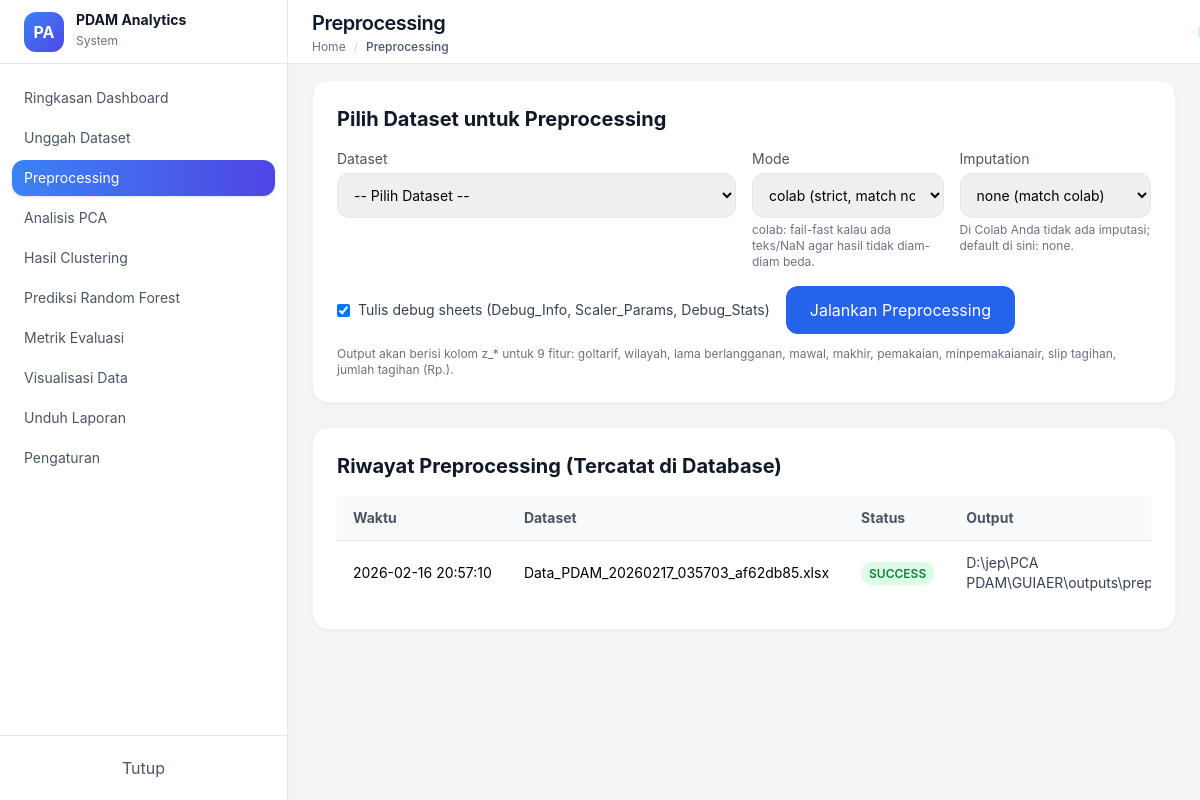
/preprocessing/, run on an earlier commit of the app's database.
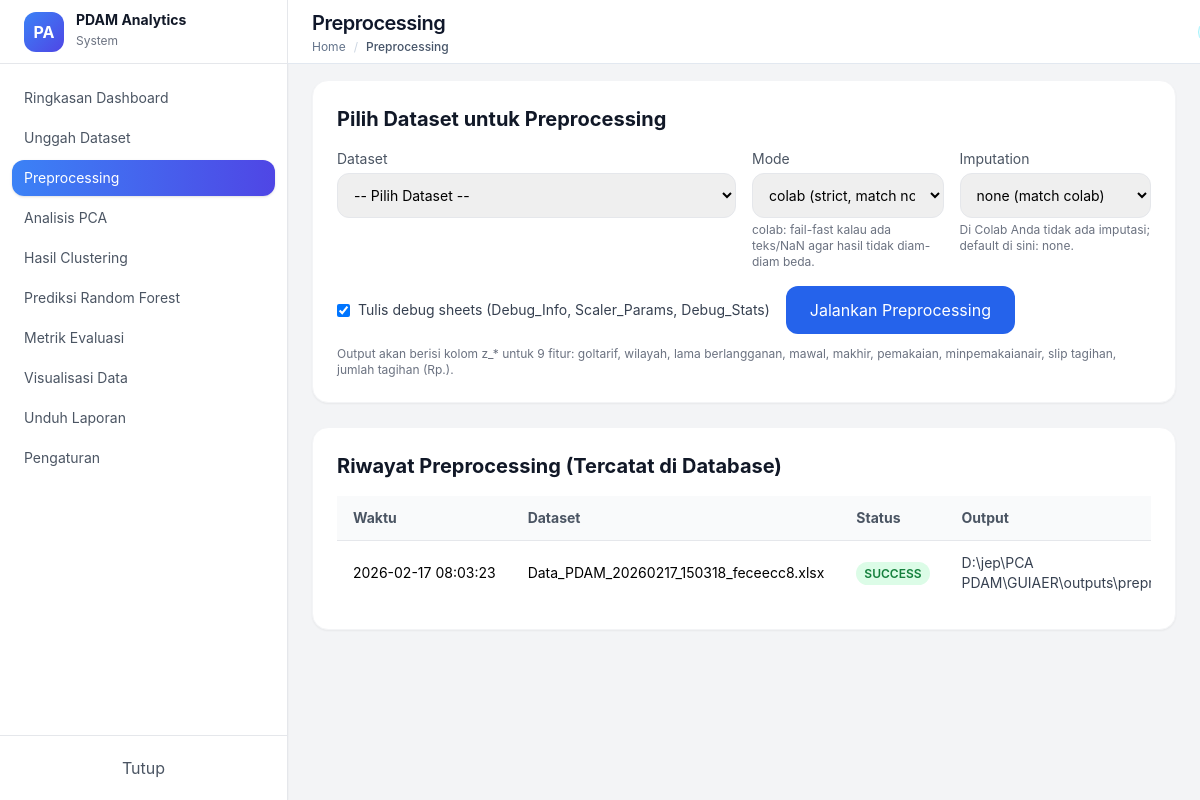
And on a later commit of the database.
### models/pipeline_models.py (models this page shows)
class PreprocessRun(db.Model):
    __tablename__ = "preprocess_runs"
    id = db.Column(db.Integer, primary_key=True)
    dataset_id = db.Column(db.Integer, db.ForeignKey("datasets.id"), nullable=False, index=True)
    method = db.Column(db.String(50), default="standard_scaler")
    feature_columns = db.Column(db.JSON, nullable=False)        # list kolom yg distandarisasi
    imputation_strategy = db.Column(db.String(50), nullable=True)
    scaler_params = db.Column(db.JSON, nullable=True)           # mean/scale (opsional)
    output_path = db.Column(db.String(500), nullable=True)      # path output excel
    created_at = db.Column(db.DateTime, default=datetime.utcnow)
    status = db.Column(db.String(20), default="success")        # success/failed
    error_message = db.Column(db.Text, nullable=True)
    pca_runs = db.relationship(
        "PCARun", backref="preprocess_run", lazy=True, cascade="all, delete-orphan"
    )

### models/dataset.py (models this page shows, shortened)
class Dataset(db.Model):
    __tablename__ = "datasets"
    id = db.Column(db.Integer, primary_key=True)
    filename = db.Column(db.String(255), nullable=False, unique=True, index=True)
    filepath = db.Column(db.String(500), nullable=False)
    original_filename = db.Column(db.String(255), nullable=True)
    n_rows = db.Column(db.Integer, nullable=True)
    n_cols = db.Column(db.Integer, nullable=True)
    note = db.Column(db.Text, nullable=True)
    uploaded_at = db.Column(db.DateTime, default=datetime.utcnow)
    preprocess_runs = db.relationship(
        "PreprocessRun",
        backref="dataset",
        lazy=True,
        cascade="all, delete-orphan",
    )

### controllers/preprocessing_controller.py (the view, shortened to what this page needs)
@preprocessing_bp.route("/", methods=["GET", "POST"])
def index():
    datasets = Dataset.query.order_by(
        Dataset.uploaded_at.desc()
    ).all()
    preprocess_runs = PreprocessRun.query.order_by(
        PreprocessRun.created_at.desc()
    ).limit(20).all()
    return render_template(
        "pages/preprocessing.html",
        datasets=datasets,
        preprocess_runs=preprocess_runs
    )

### templates/pages/preprocessing.html (shortened to what the changed rows need)
{% extends "layouts.html" %}
{% block content %}
<div class="bg-white rounded-2xl shadow-sm border border-gray-100 p-6 mb-6">
    <h2 class="text-xl font-bold text-gray-900 mb-4">
        Pilih Dataset untuk Preprocessing
    </h2>
</div>
<div class="bg-white rounded-2xl shadow-sm border border-gray-100 p-6 mb-6">
    <h2 class="text-xl font-bold text-gray-900 mb-4">
        Riwayat Preprocessing (Tercatat di Database)
    </h2>
    {% if preprocess_runs and preprocess_runs|length > 0 %}
        <div class="overflow-x-auto">
            <table class="w-full border-collapse text-sm">
                <thead>
                    <tr class="bg-gray-50 text-left text-gray-600">
                        <th class="px-4 py-3">Waktu</th>
                        <th class="px-4 py-3">Dataset</th>
                        <th class="px-4 py-3">Status</th>
                        <th class="px-4 py-3">Output</th>
                    </tr>
                </thead>
                <tbody>
                    {% for run in preprocess_runs %}
                    <tr class="border-t">
                        <td class="px-4 py-3 whitespace-nowrap">
                            {{ run.created_at.strftime("%Y-%m-%d %H:%M:%S") if run.created_at else "-" }}
                        </td>
                        <td class="px-4 py-3">
                            {{ run.dataset.filename if run.dataset else ("Dataset ID " ~ run.dataset_id) }}
                        </td>
                        <td class="px-4 py-3">
                            {% if run.status == "success" %}
                                <span class="px-2 py-1 rounded-full bg-green-100 text-green-700 text-xs font-semibold">
                                    SUCCESS
                                </span>
                            {% else %}
                                <span class="px-2 py-1 rounded-full bg-red-100 text-red-700 text-xs font-semibold">
                                    FAILED
                                </span>
                            {% endif %}
                        </td>
                        <td class="px-4 py-3">
                            {% if run.output_path %}
                                <span class="text-gray-700">{{ run.output_path.split('/')[-1] }}</span>
                            {% else %}
                                <span class="text-gray-400">-</span>
                            {% endif %}
                        </td>
                    </tr>
                    {% endfor %}
                </tbody>
            </table>
        </div>
    {% else %}
        <p class="text-sm text-gray-500">Belum ada preprocessing run yang tersimpan.</p>
    {% endif %}
</div>
{% endblock %}

What changed in the data, as far as the page shows it:
changed PreprocessRun "D:\\jep\\PCA…": created_at "2026-02-16 20:57:10" → "2026-02-17 08:03:23"; dataset "Data_PDAM_20260217_035703_af62db85.xlsx" → "Data_PDAM_20260217_150318_feceecc8.xlsx"
